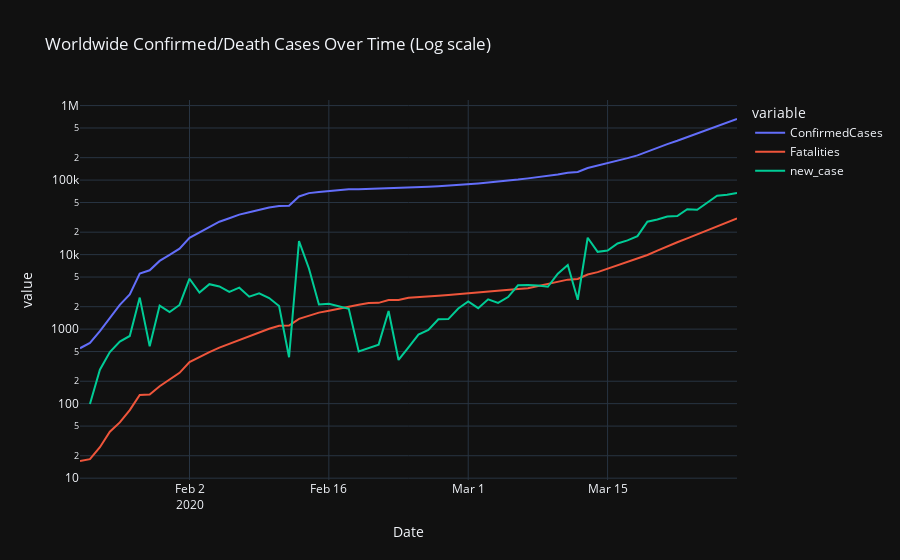

The cell this chart's notebook holds for it:
### Code cell
fig = px.line(ww_melt_df, x="Date", y="value", color='variable',
              title="Worldwide Confirmed/Death Cases Over Time (Log scale)",
             log_y=True)
fig.show()
